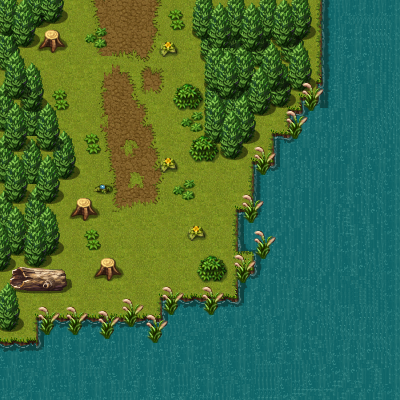

A 2D game scene composited from a Tiled map and its tileset images. What follows is a short description and the map's XML, with each tile layer's data collapsed to a summary:
An orthogonal 100x100 tile map with 4x4 px tiles, 6 tile layers (Floor, Trees3, Trees4, Trees1, ...), 4 tilesets and 38 objects.

<map version="1.0" tiledversion="1.0.3" orientation="orthogonal" renderorder="right-down" width="100" height="100" tilewidth="4" tileheight="4" nextobjectid="58">
 <tileset firstgid="1" source="../Game Tilesets/NewMap01-River.tsx" />
 <tileset firstgid="12289" source="../Game Tilesets/Ground.tsx" />
 <tileset firstgid="24577" source="../Game Tilesets/Trees.tsx" />
 <tileset firstgid="40961" source="../Game Tilesets/MoarTrees.tsx" />
 <layer name="Floor" width="100" height="100">
  <data>[10000 cells, 10000 non-empty, 1044 distinct tile ids]</data>
 </layer>
 <layer name="Trees3" width="100" height="100">
  <data>[10000 cells, 1239 non-empty, 104 distinct tile ids]</data>
 </layer>
 <layer name="Trees4" width="100" height="100">
  <data>[10000 cells, 493 non-empty, 104 distinct tile ids]</data>
 </layer>
 <layer name="Trees1" width="100" height="100">
  <data>[10000 cells, 1758 non-empty, 104 distinct tile ids]</data>
 </layer>
 <layer name="Trees2" width="100" height="100">
  <data>[10000 cells, 762 non-empty, 104 distinct tile ids]</data>
 </layer>
 <layer name="Flora and Fauna 1" width="100" height="100">
  <data>[10000 cells, 1490 non-empty, 432 distinct tile ids]</data>
 </layer>
 <objectgroup name="trees">
  <object id="19" x="96" y="256" width="23.6667" height="24" />
  <object id="20" x="200" y="256" width="24.3333" height="23.6667" />
  <object id="21" x="172" y="84" width="20" height="28" />
  <object id="26" x="48" y="0" width="20" height="8" />
  <object id="27" x="32" y="8" width="32" height="16" />
  <object id="28" x="28" y="24" width="12" height="4" />
  <object id="29" x="16" y="28" width="20" height="20" />
  <object id="30" x="12" y="48" width="8" height="20" />
  <object id="31" x="20" y="56" width="4" height="12" />
  <object id="32" x="24" y="64" width="16" height="48" />
  <object id="33" x="40" y="80" width="4" height="28" />
  <object id="34" x="40" y="104" width="16" height="44" />
  <object id="35" x="56" y="116" width="4" height="32" />
  <object id="36" x="48" y="132" width="24" height="48" />
  <object id="37" x="40" y="180" width="20" height="24" />
  <object id="38" x="36" y="204" width="20" height="48" />
  <object id="41" x="76" y="200" width="16" height="16" />
  <object id="42" x="92" y="212" width="4" height="4" />
  <object id="43" x="84" y="216" width="4" height="4" />
  <object id="44" x="72" y="212" width="4" height="4" />
  <object id="45" x="32" y="252" width="16" height="16" />
  <object id="46" x="44" y="268" width="24" height="24" />
  <object id="47" x="12" y="268" width="32" height="24" />
  <object id="48" x="0" y="292" width="20" height="40" />
  <object id="49" x="0" y="332" width="36" height="12" />
  <object id="50" x="192" y="140" width="80" height="20" />
  <object id="51" x="200" y="136" width="4" height="4" />
  <object id="52" x="204" y="48" width="40" height="92" />
  <object id="53" x="200" y="0" width="4" height="60" />
  <object id="54" x="192" y="0" width="8" height="36" />
  <object id="55" x="192" y="84" width="12" height="28" />
  <object id="56" x="36" y="24" width="28" height="24" />
  <object id="57" x="52" y="48" width="4" height="4" />
 </objectgroup>
 <objectgroup name="water">
  <object id="11" x="36" y="316" width="236" height="24" />
  <object id="12" x="160" y="296" width="112" height="20" />
  <object id="13" x="236" y="204" width="36" height="92" />
  <object id="14" x="252" y="160" width="20" height="44" />
 </objectgroup>
 <objectgroup name="Transition 1">
  <object id="25" x="67.6667" y="-0.144444" width="124.333" height="8.28889" />
 </objectgroup>
</map>
